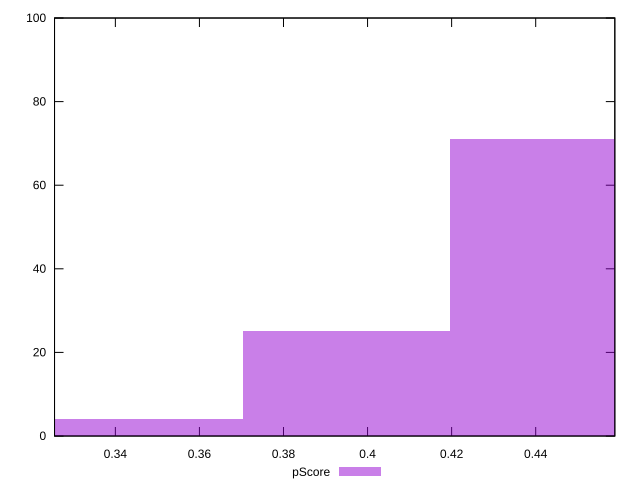

Generate this figure with gnuplot:
reset

$pScore <<EOF
0.34560225495527047 4
0.44434575637106205 71
0.39497400566316626 25
EOF

set key outside below
set boxwidth 0.04937175070789578
set xrange [0.32552941176470584:0.4588235294117647]
set yrange [0:100]
set trange [0:100]
set style fill transparent solid 0.5 noborder
set terminal svg size 640, 490 enhanced background rgb 'white'
set output "report_00015_2021-02-09T16-11-33.973Z/render-blocking-resources/samples/pages+cached/pScore/histogram.svg"

plot $pScore title "pScore" with boxes

reset
